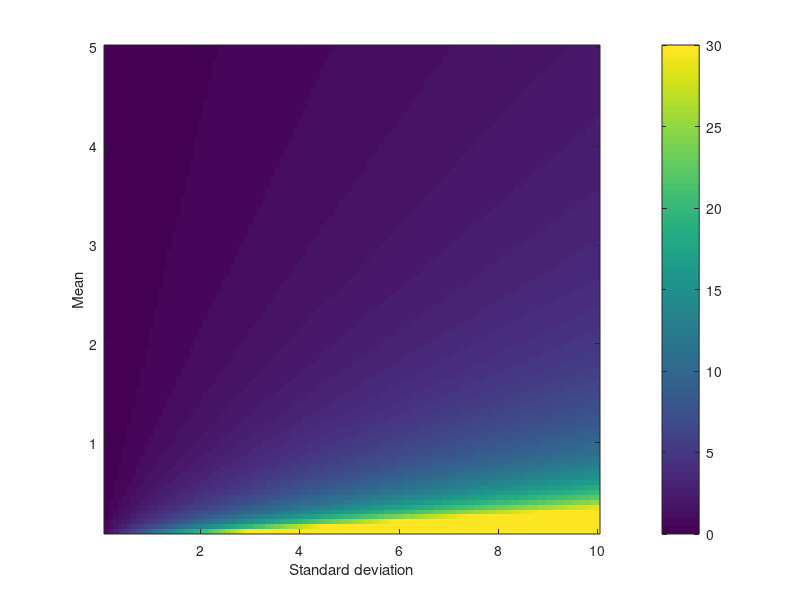

Reproduce this figure in MATLAB.
clear,clf
% number of data points
nmeans = 100;
nstds  = 110;

% ranges of means (den.) and standard deviations (num.)
means = linspace(.1,5,nmeans);
stds  = linspace(.1,10,nstds);



% initialize matrix
cv = zeros(nmeans,nstds);

% loop over all values and populate matrix
for mi=1:nmeans
    for si=1:nstds
        % coefficient of variation
        cv(mi,si) = stds(si) / means(mi);
    end
end

% programming trick!
cv = bsxfun(@rdivide,stds,means');


% show in an image
figure(1), clf
imagesc(stds,means,cv)
set(gca,'clim',[0 30],'ydir','normal')
ylabel('Mean'), xlabel('Standard deviation')
colorbar
